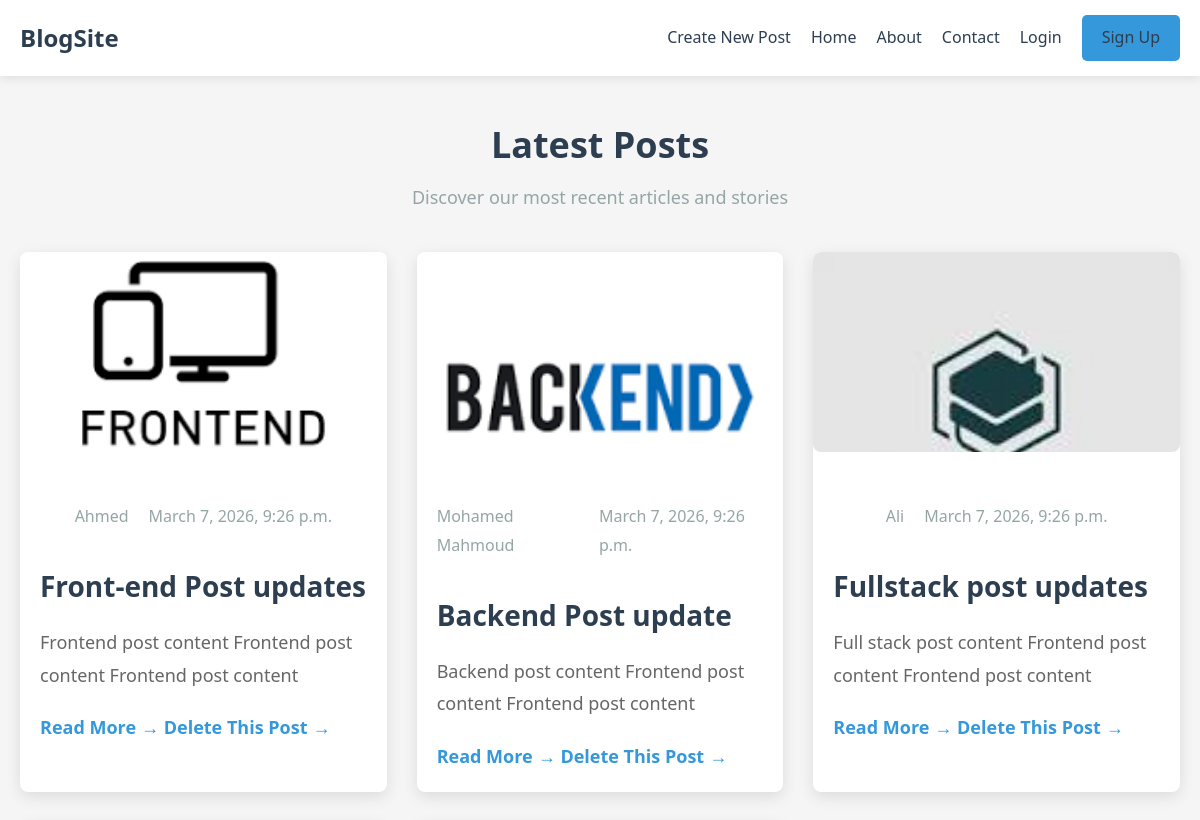
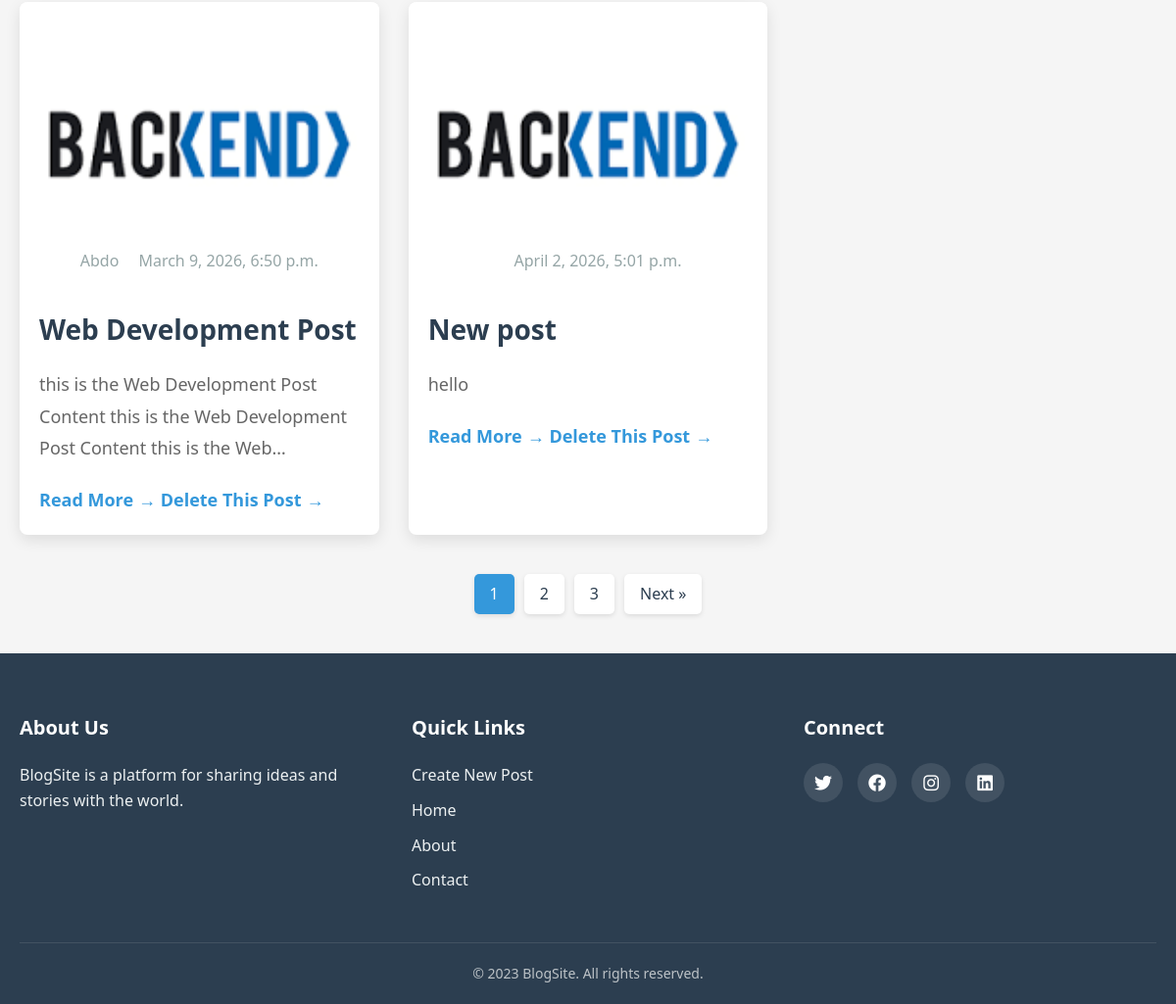
The page / on the database its author committed (2 pictures, top to bottom).
### blog/models.py (models this page shows, shortened)
class Post(models.Model):
    title = models.CharField(max_length=100)
    content = models.TextField()
    author = models.CharField(max_length=100)
    created_at = models.DateTimeField(default=timezone.now())
    updated_at = models.DateTimeField(auto_now=True)
    is_published = models.BooleanField(default=True)
    image = models.ImageField(upload_to="posts_images",null=True,blank=True)

### blog/views.py (the view)
# urls.py: path('',posts,name= "all_posts"),
def posts(req):
    posts = Post.objects.all()
    return render(req,'blog/posts.html',{'posts':posts})

### templates/blog/posts.html
{% extends 'base.html' %} {% block content %}
<main class="container">
  <div class="header">
    <h1>Latest Posts</h1>
    <p>Discover our most recent articles and stories</p>
  </div>
  <div class="posts-grid">
    {% for post in posts %}
    <article class="post-card">
      <div class="post-image">
        <img src="{{post.image.url}}" alt="Post Image" />
      </div>
      <div class="post-content">
        <div class="post-meta">
          <span class="author">{{post.author}}</span>
          <span class="date">{{post.created_at}}</span>
        </div>
        <h2>
          <a href="{% url 'post_details' post.id %}">{{post.title}}</a>
        </h2>
        <p class="excerpt">{{post.content}}</p>
        <a href="{% url 'post_details' post.id %}" class="read-more"
          >Read More</a
        >
        <a href="{% url 'delete_post' post.id %}" class="read-more"
          >Delete This Post</a
        >
      </div>
    </article>
    {% endfor %}
  </div>
  <div class="pagination">
    <a href="#" class="page-link active">1</a>
    <a href="#" class="page-link">2</a>
    <a href="#" class="page-link">3</a>
    <a href="#" class="page-link next">Next &raquo;</a>
  </div>
</main>
{% endblock %}

### static/css/style.css (style rules this page uses)
:root { --primary-color: #3498db; --secondary-color: #2c3e50; --light-color: #ecf0f1; --dark-color: #2c3e50; --success-color: #2ecc71; --danger-color: #e74c3c; --warning-color: #f39c12; --info-color: #1abc9c; --gray-color: #95a5a6; --light-gray: #f8f9fa; --dark-gray: #7f8c8d; }
* { margin: 0; padding: 0; box-sizing: border-box; }
body { font-family: 'Segoe UI', Tahoma, Geneva, Verdana, sans-serif; line-height: 1.6; color: #333; background-color: #f5f5f5; }
.container { width: 100%; max-width: 1200px; margin: 0 auto; padding: 0 20px; }
a { text-decoration: none; color: var(--primary-color); transition: all 0.3s ease; }
img { max-width: 100%; height: auto; }
.header { text-align: center; margin: 40px 0; }
.header h1 { font-size: 36px; color: var(--dark-color); margin-bottom: 10px; }
.header p { font-size: 18px; color: var(--gray-color); }
.posts-grid { display: grid; grid-template-columns: repeat(auto-fill, minmax(350px, 1fr)); gap: 30px; margin-bottom: 40px; }
.post-card { background: #fff; border-radius: 8px; overflow: hidden; box-shadow: 0 5px 15px rgba(0, 0, 0, 0.1); transition: transform 0.3s ease, box-shadow 0.3s ease; }
.post-image { height: 200px; overflow: hidden; }
.post-image img { width: 100%; height: 100%; object-fit: cover; transition: transform 0.5s ease; }
.post-content { padding: 20px; }
.post-meta { display: flex; gap: 15px; margin-bottom: 10px; font-size: 14px; color: var(--gray-color); }
.post-content h2 { font-size: 22px; margin-bottom: 15px; color: var(--dark-color); }
.post-content h2 a { color: inherit; }
.excerpt { color: #666; margin-bottom: 15px; display: -webkit-box; -webkit-line-clamp: 3; -webkit-box-orient: vertical; overflow: hidden; }
.read-more { font-weight: 600; color: var(--primary-color); display: inline-flex; align-items: center; }
.read-more::after { content: '→'; margin-left: 5px; transition: margin-left 0.3s ease; }
.pagination { display: flex; justify-content: center; gap: 10px; margin: 40px 0; }
.page-link { display: inline-block; padding: 8px 16px; border-radius: 5px; background: #fff; color: var(--dark-color); font-weight: 500; box-shadow: 0 2px 5px rgba(0, 0, 0, 0.1); }
.page-link.active { background: var(--primary-color); color: #fff; }
.post-meta { display: flex; justify-content: center; gap: 20px; color: var(--gray-color); font-size: 16px; margin-bottom: 20px; }
.post-image { margin-bottom: 30px; border-radius: 8px; overflow: hidden; }
.post-image img { width: 100%; height: auto; display: block; }
.post-content { line-height: 1.8; font-size: 18px; color: #444; }
.post-content h2 { font-size: 28px; margin: 30px 0 15px; color: var(--dark-color); }
.post-content p { margin-bottom: 20px; }

### rows shown on the page
Post: image (picture), author "Ahmed", created_at "March 7, 2026, 9:26 p.m.", title "Front-end Post updates", content "Frontend post content Frontend post content Frontend post content"
Post: image (picture), author "Mohamed Mahmoud", created_at "March 7, 2026, 9:26 p.m.", title "Backend Post update", content "Backend post content Frontend post content Frontend post content"
Post: image (picture), author "Ali", created_at "March 7, 2026, 9:26 p.m.", title "Fullstack post updates", content "Full stack post content Frontend post content Frontend post content"
Post: image (picture), author "Abdo", created_at "March 9, 2026, 6:50 p.m.", title "Web Development Post", content "this is the Web Development Post Content this is the Web Development Post Content this is the…"
Post: image (picture), created_at "April 2, 2026, 5:01 p.m.", title "New post", content "hello"
